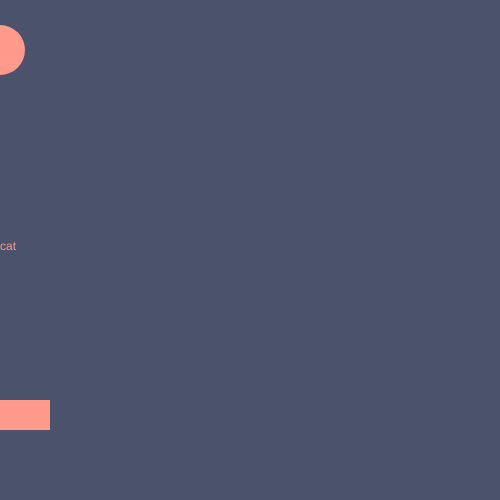
Frame 1 (no input)
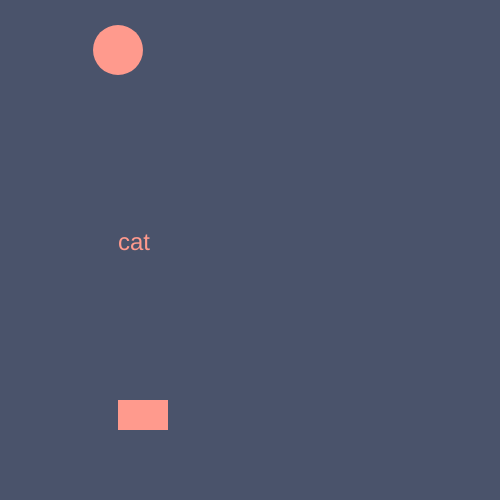
Frame 60 (no input)
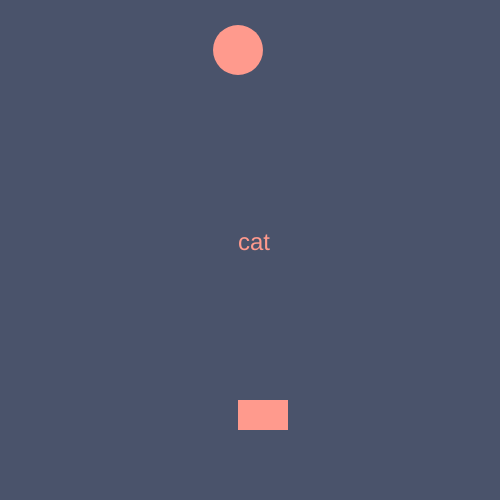
Frame 120 (the mouse pressed at the canvas centre since frame 60)

The p5.js sketch that drew these frames (run headless with seeded random() and noise() and a simulated clock; from frame 60 on, the mouse is pressed at the canvas centre):

// p5.js sketch
// ── sketch.js
var x = 0;

function setup() {
  createCanvas(500, 500);
}

function draw() {
  background("#4a536b")
  noStroke();
  fill("#ff9a8d")
  rect(x,400, 50,30);
  ellipse(x,50,50,50);
  text('cat', x, 250);
  textSize(24);
  x = x + 2;
  if (x > width) {
    x = 0;
  }

}
